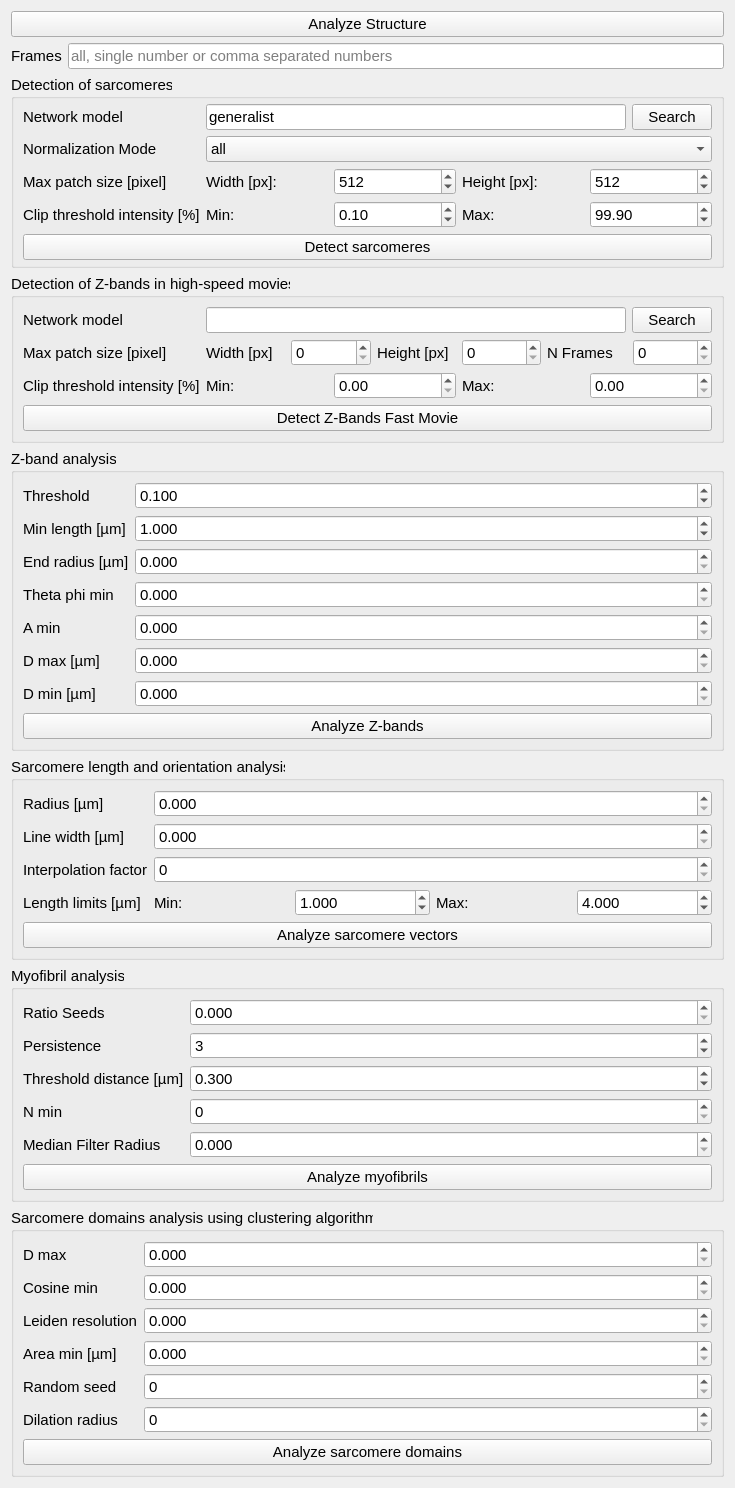
<?xml version="1.0" encoding="UTF-8"?>
<ui version="4.0">
 <class>Form</class>
 <widget class="QWidget" name="Form">
  <property name="geometry">
   <rect>
    <x>0</x>
    <y>0</y>
    <width>735</width>
    <height>1331</height>
   </rect>
  </property>
  <property name="windowTitle">
   <string>Form</string>
  </property>
  <layout class="QFormLayout" name="formLayout">
   <item row="0" column="0" colspan="2">
    <widget class="QPushButton" name="btn_analyze_structure">
     <property name="font">
      <font>
       <pointsize>11</pointsize>
      </font>
     </property>
     <property name="toolTip">
      <string>execute all of the below functions except cell mask prediction (check the parameters before)</string>
     </property>
     <property name="text">
      <string>Analyze Structure</string>
     </property>
    </widget>
   </item>
   <item row="1" column="0">
    <widget class="QLabel" name="label_4">
     <property name="font">
      <font>
       <pointsize>11</pointsize>
      </font>
     </property>
     <property name="toolTip">
      <string>possible values: all, single number or comma separated numbers, note that time starts with 0</string>
     </property>
     <property name="text">
      <string>Frames</string>
     </property>
    </widget>
   </item>
   <item row="1" column="1">
    <widget class="QLineEdit" name="le_general_frames">
     <property name="font">
      <font>
       <pointsize>11</pointsize>
      </font>
     </property>
     <property name="toolTip">
      <string>possible values: all, single number or comma separated numbers, note that time starts with 0</string>
     </property>
     <property name="placeholderText">
      <string>all, single number or comma separated numbers</string>
     </property>
    </widget>
   </item>
   <item row="2" column="0" colspan="2">
    <widget class="QGroupBox" name="groupBox">
     <property name="enabled">
      <bool>true</bool>
     </property>
     <property name="font">
      <font>
       <pointsize>11</pointsize>
      </font>
     </property>
     <property name="title">
      <string>Detection of sarcomeres</string>
     </property>
     <property name="flat">
      <bool>false</bool>
     </property>
     <layout class="QFormLayout" name="formLayout_2">
      <property name="topMargin">
       <number>5</number>
      </property>
      <property name="bottomMargin">
       <number>5</number>
      </property>
      <item row="0" column="0">
       <widget class="QLabel" name="label_2">
        <property name="toolTip">
         <string>Path of trained network weights for U-Net or Siam-U-Net</string>
        </property>
        <property name="text">
         <string>Network model</string>
        </property>
       </widget>
      </item>
      <item row="4" column="0">
       <widget class="QLabel" name="label_12">
        <property name="toolTip">
         <string>Clip threshold (lower / upper) for intensity normalization.</string>
        </property>
        <property name="text">
         <string>Clip threshold intensity [%]</string>
        </property>
       </widget>
      </item>
      <item row="4" column="1">
       <layout class="QHBoxLayout" name="horizontalLayout_3">
        <item>
         <widget class="QLabel" name="label_13">
          <property name="toolTip">
           <string>Clip threshold (lower / upper) for intensity normalization.</string>
          </property>
          <property name="text">
           <string>Min:</string>
          </property>
         </widget>
        </item>
        <item>
         <widget class="QDoubleSpinBox" name="dsb_predict_clip_thresh_min">
          <property name="toolTip">
           <string>Clip threshold (lower / upper) for intensity normalization.</string>
          </property>
          <property name="decimals">
           <number>2</number>
          </property>
          <property name="maximum">
           <double>100.000000000000000</double>
          </property>
          <property name="value">
           <double>0.100000000000000</double>
          </property>
         </widget>
        </item>
        <item>
         <widget class="QLabel" name="label_14">
          <property name="toolTip">
           <string>Clip threshold (lower / upper) for intensity normalization.</string>
          </property>
          <property name="text">
           <string>Max:</string>
          </property>
         </widget>
        </item>
        <item>
         <widget class="QDoubleSpinBox" name="dsb_predict_clip_thresh_max">
          <property name="toolTip">
           <string>Clip threshold (lower / upper) for intensity normalization.</string>
          </property>
          <property name="decimals">
           <number>2</number>
          </property>
          <property name="maximum">
           <double>100.000000000000000</double>
          </property>
          <property name="value">
           <double>99.900000000000006</double>
          </property>
         </widget>
        </item>
       </layout>
      </item>
      <item row="5" column="0" colspan="2">
       <widget class="QPushButton" name="btn_structure_predict">
        <property name="toolTip">
         <string>execute sarcomere prediction based on the given network</string>
        </property>
        <property name="text">
         <string>Detect sarcomeres</string>
        </property>
       </widget>
      </item>
      <item row="0" column="1">
       <layout class="QHBoxLayout" name="horizontalLayout">
        <item>
         <widget class="QLineEdit" name="le_network">
          <property name="toolTip">
           <string>Path of trained network weights for U-Net or Siam-U-Net</string>
          </property>
          <property name="text">
           <string>generalist</string>
          </property>
         </widget>
        </item>
        <item>
         <widget class="QPushButton" name="btn_search_network">
          <property name="text">
           <string>Search</string>
          </property>
         </widget>
        </item>
       </layout>
      </item>
      <item row="3" column="1">
       <layout class="QHBoxLayout" name="horizontalLayout_2">
        <item>
         <widget class="QLabel" name="label_11">
          <property name="toolTip">
           <string>Maximal patch dimensions for convolutional neural network (n_x, n_y).</string>
          </property>
          <property name="text">
           <string>Width [px]:</string>
          </property>
         </widget>
        </item>
        <item>
         <widget class="QSpinBox" name="sb_predict_size_width">
          <property name="toolTip">
           <string>Maximal patch dimensions for convolutional neural network (n_x, n_y).</string>
          </property>
          <property name="maximum">
           <number>1000000</number>
          </property>
          <property name="singleStep">
           <number>16</number>
          </property>
          <property name="value">
           <number>512</number>
          </property>
         </widget>
        </item>
        <item>
         <widget class="QLabel" name="label_10">
          <property name="toolTip">
           <string>Maximal patch dimensions for convolutional neural network (n_x, n_y).</string>
          </property>
          <property name="text">
           <string>Height [px]:</string>
          </property>
         </widget>
        </item>
        <item>
         <widget class="QSpinBox" name="sb_predict_size_height">
          <property name="toolTip">
           <string>Maximal patch dimensions for convolutional neural network (n_x, n_y).</string>
          </property>
          <property name="maximum">
           <number>1000000</number>
          </property>
          <property name="singleStep">
           <number>16</number>
          </property>
          <property name="value">
           <number>512</number>
          </property>
         </widget>
        </item>
       </layout>
      </item>
      <item row="3" column="0">
       <widget class="QLabel" name="label_9">
        <property name="toolTip">
         <string>Maximal patch dimensions for convolutional neural network (n_x, n_y).</string>
        </property>
        <property name="text">
         <string>Max patch size [pixel]</string>
        </property>
       </widget>
      </item>
      <item row="1" column="0">
       <widget class="QLabel" name="label_7">
        <property name="toolTip">
         <string>Mode for intensity normalization for 3D stacks prior to prediction ('single': each image individually,
            'all': based on histogram of full stack, 'first': based on histogram of first image in stack). Default is 'all'.</string>
        </property>
        <property name="text">
         <string>Normalization Mode</string>
        </property>
       </widget>
      </item>
      <item row="1" column="1">
       <widget class="QComboBox" name="cb_predict_normalization_mode">
        <property name="toolTip">
         <string>Mode for intensity normalization for 3D stacks prior to prediction ('single': each image individually,
            'all': based on histogram of full stack, 'first': based on histogram of first image in stack). Default is 'all'.</string>
        </property>
        <item>
         <property name="text">
          <string>all</string>
         </property>
        </item>
        <item>
         <property name="text">
          <string>single</string>
         </property>
        </item>
        <item>
         <property name="text">
          <string>first</string>
         </property>
        </item>
       </widget>
      </item>
     </layout>
    </widget>
   </item>
   <item row="4" column="0" colspan="2">
    <widget class="QGroupBox" name="groupBox_2">
     <property name="font">
      <font>
       <pointsize>11</pointsize>
      </font>
     </property>
     <property name="title">
      <string>Z-band analysis</string>
     </property>
     <layout class="QFormLayout" name="formLayout_3">
      <item row="0" column="0">
       <widget class="QLabel" name="label_3">
        <property name="toolTip">
         <string>Threshold for binarizing z-bands prior to labeling (0 - 1)</string>
        </property>
        <property name="text">
         <string>Threshold</string>
        </property>
       </widget>
      </item>
      <item row="0" column="1">
       <widget class="QDoubleSpinBox" name="dsb_z_band_threshold">
        <property name="toolTip">
         <string>Threshold for binarizing z-bands prior to labeling (0 - 1)</string>
        </property>
        <property name="decimals">
         <number>3</number>
        </property>
        <property name="maximum">
         <double>1.000000000000000</double>
        </property>
        <property name="value">
         <double>0.100000000000000</double>
        </property>
       </widget>
      </item>
      <item row="1" column="0">
       <widget class="QLabel" name="label_15">
        <property name="toolTip">
         <string>Minimal length of z-bands, smaller z-bands are removed.</string>
        </property>
        <property name="text">
         <string>Min length [µm]</string>
        </property>
       </widget>
      </item>
      <item row="1" column="1">
       <widget class="QDoubleSpinBox" name="dsb_z_band_min_length">
        <property name="toolTip">
         <string>Minimal length of z-bands, smaller z-bands are removed.</string>
        </property>
        <property name="decimals">
         <number>3</number>
        </property>
        <property name="minimum">
         <double>-10000000000000000000.000000000000000</double>
        </property>
        <property name="maximum">
         <double>1000000000000000000000.000000000000000</double>
        </property>
        <property name="value">
         <double>1.000000000000000</double>
        </property>
       </widget>
      </item>
      <item row="7" column="0" colspan="2">
       <widget class="QPushButton" name="btn_structure_z_band">
        <property name="toolTip">
         <string>execute z band analysis, check parameters before</string>
        </property>
        <property name="text">
         <string>Analyze Z-bands</string>
        </property>
       </widget>
      </item>
      <item row="2" column="0">
       <widget class="QLabel" name="label_5">
        <property name="toolTip">
         <string>Radius around z-band ends to quantify orientation of ends (in µm). Defaults to 0.75.</string>
        </property>
        <property name="text">
         <string>End radius [µm]</string>
        </property>
       </widget>
      </item>
      <item row="2" column="1">
       <widget class="QDoubleSpinBox" name="dsb_z_band_end_radius">
        <property name="toolTip">
         <string>Radius around z-band ends to quantify orientation of ends (in µm). Defaults to 0.75.</string>
        </property>
        <property name="decimals">
         <number>3</number>
        </property>
        <property name="maximum">
         <double>99999999.000000000000000</double>
        </property>
       </widget>
      </item>
      <item row="3" column="0">
       <widget class="QLabel" name="label_8">
        <property name="toolTip">
         <string>Minimal cosine of the angle between the pointed z-band vector and the connecting vector between ends of z-bands.
            Smaller values are not recognized as connections (for lateral alignment and distance analysis). Defaults to 0.25.</string>
        </property>
        <property name="text">
         <string>Theta phi min </string>
        </property>
       </widget>
      </item>
      <item row="3" column="1">
       <widget class="QDoubleSpinBox" name="dsb_z_band_theta_phi_min">
        <property name="toolTip">
         <string>Minimal cosine of the angle between the pointed z-band vector and the connecting vector between ends of z-bands.
            Smaller values are not recognized as connections (for lateral alignment and distance analysis). Defaults to 0.25.</string>
        </property>
        <property name="decimals">
         <number>3</number>
        </property>
        <property name="maximum">
         <double>99999999.000000000000000</double>
        </property>
       </widget>
      </item>
      <item row="4" column="0">
       <widget class="QLabel" name="label_17">
        <property name="toolTip">
         <string>Minimal lateral alignment between z-band ends. Defaults to 0.1.</string>
        </property>
        <property name="text">
         <string>A min</string>
        </property>
       </widget>
      </item>
      <item row="4" column="1">
       <widget class="QDoubleSpinBox" name="dsb_z_band_a_min">
        <property name="toolTip">
         <string>Minimal lateral alignment between z-band ends. Defaults to 0.1.</string>
        </property>
        <property name="decimals">
         <number>3</number>
        </property>
        <property name="maximum">
         <double>99999999.000000000000000</double>
        </property>
       </widget>
      </item>
      <item row="5" column="0">
       <widget class="QLabel" name="label_20">
        <property name="toolTip">
         <string>Maximal distance between z-band ends (in µm). Z-band end pairs with larger distances are not connected
            (for lateral alignment and distance analysis). Defaults to 5.0.</string>
        </property>
        <property name="text">
         <string>D max [µm]</string>
        </property>
       </widget>
      </item>
      <item row="5" column="1">
       <widget class="QDoubleSpinBox" name="dsb_z_band_d_max">
        <property name="toolTip">
         <string>Maximal distance between z-band ends (in µm). Z-band end pairs with larger distances are not connected
            (for lateral alignment and distance analysis). Defaults to 5.0.</string>
        </property>
        <property name="decimals">
         <number>3</number>
        </property>
        <property name="maximum">
         <double>9999999.000000000000000</double>
        </property>
       </widget>
      </item>
      <item row="6" column="0">
       <widget class="QLabel" name="label_32">
        <property name="toolTip">
         <string>Minimal distance between z-band ends (in µm). Z-band end pairs with smaller distances are not connected.
            Defaults to 0.25.</string>
        </property>
        <property name="text">
         <string>D min [µm]</string>
        </property>
       </widget>
      </item>
      <item row="6" column="1">
       <widget class="QDoubleSpinBox" name="dsb_z_band_d_min">
        <property name="toolTip">
         <string>Minimal distance between z-band ends (in µm). Z-band end pairs with smaller distances are not connected.
            Defaults to 0.25.</string>
        </property>
        <property name="decimals">
         <number>3</number>
        </property>
        <property name="maximum">
         <double>99999999.000000000000000</double>
        </property>
       </widget>
      </item>
     </layout>
    </widget>
   </item>
   <item row="5" column="0" colspan="2">
    <widget class="QGroupBox" name="groupBox_3">
     <property name="enabled">
      <bool>true</bool>
     </property>
     <property name="font">
      <font>
       <pointsize>11</pointsize>
      </font>
     </property>
     <property name="title">
      <string>Sarcomere length and orientation analysis</string>
     </property>
     <layout class="QFormLayout" name="formLayout_4">
      <item row="3" column="0">
       <widget class="QLabel" name="label_23">
        <property name="toolTip">
         <string>Limits of lengths / wavelet distances in µm, range of sarcomere lengths</string>
        </property>
        <property name="text">
         <string>Length limits [µm]</string>
        </property>
       </widget>
      </item>
      <item row="3" column="1">
       <layout class="QHBoxLayout" name="horizontalLayout_5">
        <item>
         <widget class="QLabel" name="label_25">
          <property name="toolTip">
           <string>Limits of lengths / wavelet distances in µm, range of sarcomere lengths</string>
          </property>
          <property name="text">
           <string>Min:</string>
          </property>
         </widget>
        </item>
        <item>
         <widget class="QDoubleSpinBox" name="dsb_vectors_len_lims_min">
          <property name="toolTip">
           <string>Limits of lengths / wavelet distances in µm, range of sarcomere lengths</string>
          </property>
          <property name="decimals">
           <number>3</number>
          </property>
          <property name="maximum">
           <double>10000.000000000000000</double>
          </property>
          <property name="value">
           <double>1.000000000000000</double>
          </property>
         </widget>
        </item>
        <item>
         <widget class="QLabel" name="label_24">
          <property name="toolTip">
           <string>Limits of lengths / wavelet distances in µm, range of sarcomere lengths</string>
          </property>
          <property name="text">
           <string>Max:</string>
          </property>
         </widget>
        </item>
        <item>
         <widget class="QDoubleSpinBox" name="dsb_vectors_len_lims_max">
          <property name="toolTip">
           <string>Limits of lengths / wavelet distances in µm, range of sarcomere lengths</string>
          </property>
          <property name="decimals">
           <number>3</number>
          </property>
          <property name="maximum">
           <double>10000.000000000000000</double>
          </property>
          <property name="value">
           <double>4.000000000000000</double>
          </property>
         </widget>
        </item>
       </layout>
      </item>
      <item row="4" column="0" colspan="2">
       <widget class="QPushButton" name="btn_structure_vectors">
        <property name="toolTip">
         <string>executes wavelet analysis, check frames, with &quot;all&quot; it will take a while</string>
        </property>
        <property name="text">
         <string>Analyze sarcomere vectors</string>
        </property>
       </widget>
      </item>
      <item row="0" column="0">
       <widget class="QLabel" name="label_6">
        <property name="toolTip">
         <string>Radius around midline points to analyze sarcomere orientation, in µm (default is 0.25 µm).</string>
        </property>
        <property name="text">
         <string>Radius [µm]</string>
        </property>
       </widget>
      </item>
      <item row="0" column="1">
       <widget class="QDoubleSpinBox" name="dsb_vectors_radius">
        <property name="toolTip">
         <string>Radius around midline points to analyze sarcomere orientation, in µm (default is 0.25 µm).</string>
        </property>
        <property name="decimals">
         <number>3</number>
        </property>
        <property name="maximum">
         <double>99999999.000000000000000</double>
        </property>
       </widget>
      </item>
      <item row="1" column="0">
       <widget class="QLabel" name="label_18">
        <property name="toolTip">
         <string>Line width of profile lines to analyze sarcomere lengths, in µm (default is 0.3 µm).</string>
        </property>
        <property name="text">
         <string>Line width [µm]</string>
        </property>
       </widget>
      </item>
      <item row="1" column="1">
       <widget class="QDoubleSpinBox" name="dsb_vectors_line_width">
        <property name="toolTip">
         <string>Line width of profile lines to analyze sarcomere lengths, in µm (default is 0.3 µm).</string>
        </property>
        <property name="decimals">
         <number>3</number>
        </property>
        <property name="maximum">
         <double>9999999.000000000000000</double>
        </property>
       </widget>
      </item>
      <item row="2" column="0">
       <widget class="QLabel" name="label_21">
        <property name="toolTip">
         <string>Interpolation factor for profiles to calculate sarcomere length. Default to 4.</string>
        </property>
        <property name="text">
         <string>Interpolation factor</string>
        </property>
       </widget>
      </item>
      <item row="2" column="1">
       <widget class="QSpinBox" name="sb_vectors_interpolation_factor">
        <property name="toolTip">
         <string>Interpolation factor for profiles to calculate sarcomere length. Default to 4.</string>
        </property>
        <property name="maximum">
         <number>99999999</number>
        </property>
       </widget>
      </item>
     </layout>
    </widget>
   </item>
   <item row="6" column="0" colspan="2">
    <widget class="QGroupBox" name="groupBox_5">
     <property name="font">
      <font>
       <pointsize>11</pointsize>
      </font>
     </property>
     <property name="title">
      <string>Myofibril analysis</string>
     </property>
     <layout class="QFormLayout" name="formLayout_6">
      <item row="0" column="0">
       <widget class="QLabel" name="label_35">
        <property name="toolTip">
         <string>Ratio of sarcomere vector used as seeds for line growth. Defaults to 0.1.</string>
        </property>
        <property name="text">
         <string>Ratio Seeds</string>
        </property>
       </widget>
      </item>
      <item row="1" column="0">
       <widget class="QLabel" name="label_37">
        <property name="toolTip">
         <string>Persistence of line (average length and orientation for prior estimation)</string>
        </property>
        <property name="text">
         <string>Persistence</string>
        </property>
       </widget>
      </item>
      <item row="1" column="1">
       <widget class="QSpinBox" name="sb_myofibril_persistence">
        <property name="toolTip">
         <string>Persistence of line (average length and orientation for prior estimation)</string>
        </property>
        <property name="maximum">
         <number>10</number>
        </property>
        <property name="value">
         <number>3</number>
        </property>
       </widget>
      </item>
      <item row="2" column="0">
       <widget class="QLabel" name="label_38">
        <property name="toolTip">
         <string>Maximal distance for nearest neighbor estimation (in micrometer)</string>
        </property>
        <property name="text">
         <string>Threshold distance [µm]</string>
        </property>
       </widget>
      </item>
      <item row="2" column="1">
       <widget class="QDoubleSpinBox" name="dsb_myofibril_thresh_dist">
        <property name="toolTip">
         <string>Maximal distance for nearest neighbor estimation (in micrometer)</string>
        </property>
        <property name="decimals">
         <number>3</number>
        </property>
        <property name="maximum">
         <double>100000000.000000000000000</double>
        </property>
        <property name="value">
         <double>0.300000000000000</double>
        </property>
       </widget>
      </item>
      <item row="3" column="0">
       <widget class="QLabel" name="label_22">
        <property name="toolTip">
         <string>Minimal number of sarcomere line segments per line. Shorter lines are removed. Defaults to 5.</string>
        </property>
        <property name="text">
         <string>N min</string>
        </property>
       </widget>
      </item>
      <item row="3" column="1">
       <widget class="QSpinBox" name="sb_myofibril_n_min">
        <property name="toolTip">
         <string>Minimal number of sarcomere line segments per line. Shorter lines are removed. Defaults to 5.</string>
        </property>
        <property name="maximum">
         <number>10000008</number>
        </property>
       </widget>
      </item>
      <item row="5" column="0" colspan="2">
       <widget class="QPushButton" name="btn_structure_myofibril">
        <property name="toolTip">
         <string>execute myofibril length calculation</string>
        </property>
        <property name="text">
         <string>Analyze myofibrils</string>
        </property>
       </widget>
      </item>
      <item row="0" column="1">
       <widget class="QDoubleSpinBox" name="dsb_myofibril_ratio_seeds">
        <property name="toolTip">
         <string>Ratio of sarcomere vector used as seeds for line growth. Defaults to 0.1.</string>
        </property>
        <property name="decimals">
         <number>3</number>
        </property>
        <property name="maximum">
         <double>9999999999.000000000000000</double>
        </property>
       </widget>
      </item>
      <item row="4" column="0">
       <widget class="QLabel" name="label_41">
        <property name="toolTip">
         <string>Filter radius for smoothing myofibril length map (in micrometers). Defaults to 0.5.</string>
        </property>
        <property name="text">
         <string>Median Filter Radius</string>
        </property>
       </widget>
      </item>
      <item row="4" column="1">
       <widget class="QDoubleSpinBox" name="dsb_myofibril_median_filter_radius">
        <property name="toolTip">
         <string>Filter radius for smoothing myofibril length map (in micrometers). Defaults to 0.5.</string>
        </property>
        <property name="decimals">
         <number>3</number>
        </property>
        <property name="maximum">
         <double>99999999.000000000000000</double>
        </property>
       </widget>
      </item>
     </layout>
    </widget>
   </item>
   <item row="7" column="0" colspan="2">
    <widget class="QGroupBox" name="groupBox_4">
     <property name="font">
      <font>
       <pointsize>11</pointsize>
      </font>
     </property>
     <property name="title">
      <string>Sarcomere domains analysis using clustering algorithm</string>
     </property>
     <layout class="QFormLayout" name="formLayout_5">
      <item row="0" column="0">
       <widget class="QLabel" name="label">
        <property name="toolTip">
         <string>Max. distance threshold for creating a network edge between vector ends</string>
        </property>
        <property name="text">
         <string>D max </string>
        </property>
       </widget>
      </item>
      <item row="1" column="0">
       <widget class="QLabel" name="label_16">
        <property name="toolTip">
         <string>Minimal absolute cosine between vector angles for creating a network edge between vector ends</string>
        </property>
        <property name="text">
         <string>Cosine min</string>
        </property>
       </widget>
      </item>
      <item row="2" column="0">
       <widget class="QLabel" name="label_19">
        <property name="toolTip">
         <string>Control parameter for domain size. If resolution is small, the algorithm favors larger domains.
            Greater resolution favors smaller domains. Defaults to 0.05.</string>
        </property>
        <property name="text">
         <string>Leiden resolution</string>
        </property>
       </widget>
      </item>
      <item row="3" column="0">
       <widget class="QLabel" name="label_26">
        <property name="toolTip">
         <string>Minimal area of domains/clusters (in µm^2). Defaults to 50.0.</string>
        </property>
        <property name="text">
         <string>Area min [µm]</string>
        </property>
       </widget>
      </item>
      <item row="4" column="0">
       <widget class="QLabel" name="label_27">
        <property name="toolTip">
         <string>Random seed for Leiden algorithm, to ensure reproducibility. Defaults to 2.</string>
        </property>
        <property name="text">
         <string>Random seed</string>
        </property>
       </widget>
      </item>
      <item row="5" column="0">
       <widget class="QLabel" name="label_28">
        <property name="toolTip">
         <string>Dilation radius for refining domain area masks. Defaults to 3.</string>
        </property>
        <property name="text">
         <string>Dilation radius</string>
        </property>
       </widget>
      </item>
      <item row="6" column="0" colspan="2">
       <widget class="QPushButton" name="btn_structure_domain_analysis">
        <property name="toolTip">
         <string>Find sarcomere domains with similar orientation using agglomerative clustering</string>
        </property>
        <property name="text">
         <string>Analyze sarcomere domains</string>
        </property>
       </widget>
      </item>
      <item row="0" column="1">
       <widget class="QDoubleSpinBox" name="dsb_domains_d_max">
        <property name="toolTip">
         <string>Max. distance threshold for creating a network edge between vector ends</string>
        </property>
        <property name="decimals">
         <number>3</number>
        </property>
        <property name="maximum">
         <double>9999995.000000000000000</double>
        </property>
       </widget>
      </item>
      <item row="1" column="1">
       <widget class="QDoubleSpinBox" name="dsb_domains_cosine_min">
        <property name="toolTip">
         <string>Minimal absolute cosine between vector angles for creating a network edge between vector ends</string>
        </property>
        <property name="decimals">
         <number>3</number>
        </property>
        <property name="maximum">
         <double>99999999999.000000000000000</double>
        </property>
       </widget>
      </item>
      <item row="2" column="1">
       <widget class="QDoubleSpinBox" name="dsb_domains_leiden_resolution">
        <property name="toolTip">
         <string>Control parameter for domain size. If resolution is small, the algorithm favors larger domains.
            Greater resolution favors smaller domains. Defaults to 0.05.</string>
        </property>
        <property name="decimals">
         <number>3</number>
        </property>
        <property name="maximum">
         <double>99999999.000000000000000</double>
        </property>
       </widget>
      </item>
      <item row="3" column="1">
       <widget class="QDoubleSpinBox" name="dsb_domains_area_min">
        <property name="toolTip">
         <string>Minimal area of domains/clusters (in µm^2). Defaults to 50.0.</string>
        </property>
        <property name="decimals">
         <number>3</number>
        </property>
        <property name="maximum">
         <double>9999999.000000000000000</double>
        </property>
       </widget>
      </item>
      <item row="4" column="1">
       <widget class="QSpinBox" name="sb_domains_random_seed">
        <property name="toolTip">
         <string>Random seed for Leiden algorithm, to ensure reproducibility. Defaults to 2.</string>
        </property>
        <property name="maximum">
         <number>999999999</number>
        </property>
       </widget>
      </item>
      <item row="5" column="1">
       <widget class="QSpinBox" name="sb_domains_dilation_radius">
        <property name="toolTip">
         <string>Dilation radius for refining domain area masks. Defaults to 3.</string>
        </property>
        <property name="maximum">
         <number>99999999</number>
        </property>
       </widget>
      </item>
     </layout>
    </widget>
   </item>
   <item row="3" column="0" colspan="2">
    <widget class="QGroupBox" name="groupBox_6">
     <property name="font">
      <font>
       <pointsize>11</pointsize>
      </font>
     </property>
     <property name="title">
      <string>Detection of Z-bands in high-speed movies</string>
     </property>
     <layout class="QFormLayout" name="formLayout_7">
      <item row="3" column="0" colspan="2">
       <widget class="QPushButton" name="btn_fast_movie">
        <property name="toolTip">
         <string>Predict sarcomere z-bands with 3D U-Net for high-speed movies for improved temporal consistency.</string>
        </property>
        <property name="text">
         <string>Detect Z-Bands Fast Movie</string>
        </property>
       </widget>
      </item>
      <item row="0" column="0">
       <widget class="QLabel" name="label_29">
        <property name="text">
         <string>Network model</string>
        </property>
       </widget>
      </item>
      <item row="0" column="1">
       <layout class="QHBoxLayout" name="horizontalLayout_4">
        <item>
         <widget class="QLineEdit" name="le_fast_movie_network_model"/>
        </item>
        <item>
         <widget class="QPushButton" name="btn_fast_movie_search">
          <property name="text">
           <string>Search</string>
          </property>
         </widget>
        </item>
       </layout>
      </item>
      <item row="1" column="0">
       <widget class="QLabel" name="label_30">
        <property name="toolTip">
         <string>Maximal patch dimensions for convolutional neural network (n_frames, n_x, n_y).
            Dimensions need to be divisible by 16. Default is (32, 256, 256).</string>
        </property>
        <property name="text">
         <string>Max patch size [pixel]</string>
        </property>
       </widget>
      </item>
      <item row="1" column="1">
       <layout class="QHBoxLayout" name="horizontalLayout_6">
        <item>
         <widget class="QLabel" name="label_34">
          <property name="toolTip">
           <string>Maximal patch dimensions for convolutional neural network (n_frames, n_x, n_y).
            Dimensions need to be divisible by 16. Default is (32, 256, 256).</string>
          </property>
          <property name="text">
           <string>Width [px]</string>
          </property>
         </widget>
        </item>
        <item>
         <widget class="QSpinBox" name="sb_fast_movie_width">
          <property name="toolTip">
           <string>Maximal patch dimensions for convolutional neural network (n_frames, n_x, n_y).
            Dimensions need to be divisible by 16. Default is (32, 256, 256).</string>
          </property>
          <property name="maximum">
           <number>9999999</number>
          </property>
         </widget>
        </item>
        <item>
         <widget class="QLabel" name="label_33">
          <property name="toolTip">
           <string>Maximal patch dimensions for convolutional neural network (n_frames, n_x, n_y).
            Dimensions need to be divisible by 16. Default is (32, 256, 256).</string>
          </property>
          <property name="text">
           <string>Height [px]</string>
          </property>
         </widget>
        </item>
        <item>
         <widget class="QSpinBox" name="sb_fast_movie_height">
          <property name="toolTip">
           <string>Maximal patch dimensions for convolutional neural network (n_frames, n_x, n_y).
            Dimensions need to be divisible by 16. Default is (32, 256, 256).</string>
          </property>
          <property name="maximum">
           <number>9999999</number>
          </property>
         </widget>
        </item>
        <item>
         <widget class="QLabel" name="label_31">
          <property name="text">
           <string>N Frames</string>
          </property>
         </widget>
        </item>
        <item>
         <widget class="QSpinBox" name="sb_fast_movie_n_frames">
          <property name="maximum">
           <number>9999999</number>
          </property>
         </widget>
        </item>
       </layout>
      </item>
      <item row="2" column="0">
       <widget class="QLabel" name="label_36">
        <property name="toolTip">
         <string>Clip threshold (lower / upper) for intensity normalization. Default is (0., 99.8).</string>
        </property>
        <property name="text">
         <string>Clip threshold intensity [%]</string>
        </property>
       </widget>
      </item>
      <item row="2" column="1">
       <layout class="QHBoxLayout" name="horizontalLayout_7">
        <item>
         <widget class="QLabel" name="label_40">
          <property name="toolTip">
           <string>Clip threshold (lower / upper) for intensity normalization. Default is (0., 99.8).</string>
          </property>
          <property name="text">
           <string>Min:</string>
          </property>
         </widget>
        </item>
        <item>
         <widget class="QDoubleSpinBox" name="dsb_fast_movie_clip_thresh_min">
          <property name="toolTip">
           <string>Clip threshold (lower / upper) for intensity normalization. Default is (0., 99.8).</string>
          </property>
          <property name="maximum">
           <double>999999999.000000000000000</double>
          </property>
         </widget>
        </item>
        <item>
         <widget class="QLabel" name="label_39">
          <property name="toolTip">
           <string>Clip threshold (lower / upper) for intensity normalization. Default is (0., 99.8).</string>
          </property>
          <property name="text">
           <string>Max:</string>
          </property>
         </widget>
        </item>
        <item>
         <widget class="QDoubleSpinBox" name="dsb_fast_movie_clip_thresh_max">
          <property name="toolTip">
           <string>Clip threshold (lower / upper) for intensity normalization. Default is (0., 99.8).</string>
          </property>
          <property name="maximum">
           <double>99999999.000000000000000</double>
          </property>
         </widget>
        </item>
       </layout>
      </item>
     </layout>
    </widget>
   </item>
  </layout>
 </widget>
 <resources/>
 <connections/>
</ui>
